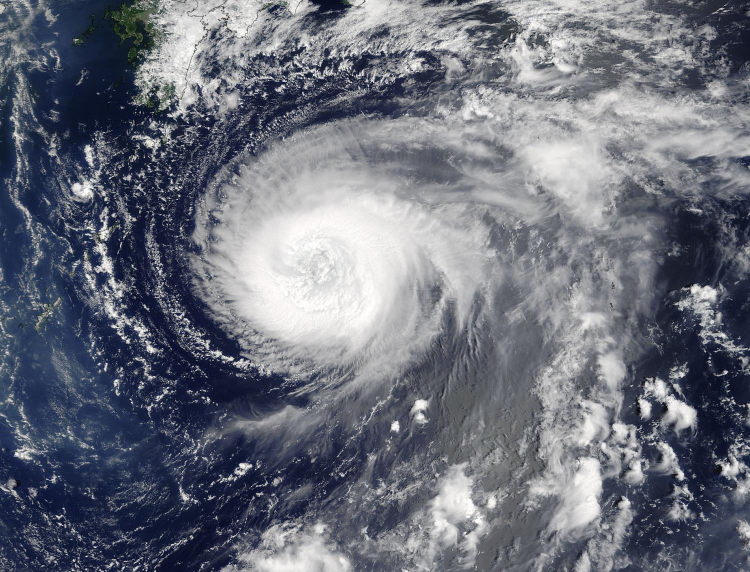
#> input picture Clouds_img/cloud2.jpg, 1500 x 1144 px, given in place of cloud4.jpg, which was not available (shown at 1/2 size)
$ python 'Cloud density .py'
#> lines starting #> are read from the running program, lines starting #| are printed output that depends on the picture; pictures that were not available may be replaced by others from this repository, and a replacement may not be noted
import cv2
import numpy as np
from sklearn.model_selection import train_test_split
from sklearn.metrics import accuracy_score
from sklearn.neighbors import KNeighborsClassifier


# Satellite cloud images Classification for Environmental Analysis using Image Processing with Python Opencv


# Load the cloud images and their corresponding labels

cloud_images = []
labels = []

for i in range(1, 11):
    image = cv2.imread('C:/Mugesh Rao/JIT/CANSAT/CANSAT_OpneCV_Project/Clouds_img/cloud4.jpg')
#> image is the input picture: shape (1144, 1500, 3); mean B, G, R 123.3, 111.6, 107.7
    image_gray = cv2.cvtColor(image, cv2.COLOR_BGR2GRAY)
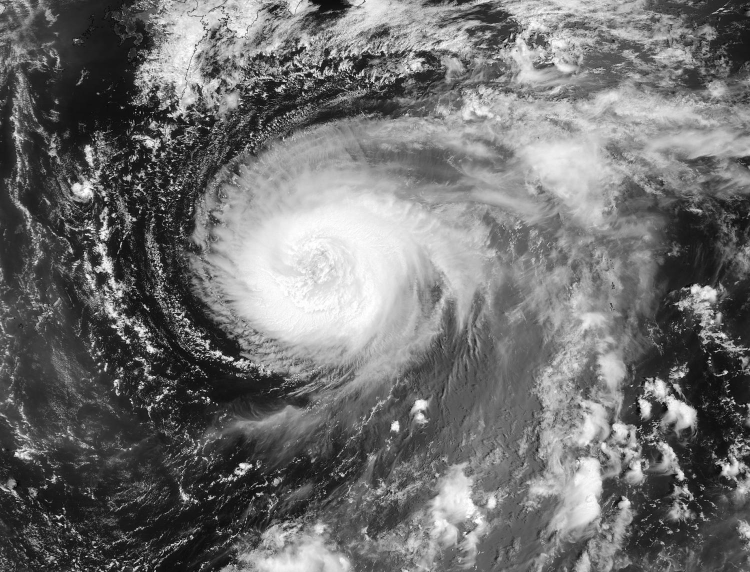
#> image_gray: shape (1144, 1500) (shown at 1/2 size); min 0, max 255, mean 111.8
    cloud_images.append(image_gray)
    if i <= 5:
        labels.append(0)  # Label 0 for clear skies
    else:
        labels.append(1)  # Label 1 for cloudy skies
# Preprocess the images by resizing them and flattening them into 1D arrays
resized_images = []
#> resized_images = []
for image in cloud_images:
    resized_image = cv2.resize(image, (50, 50))
    resized_image = resized_image.flatten()
    resized_images.append(resized_image)
#> this loop made 10 passes
#> pass 1, `resized_image = cv2.resize(image, (50, 50))`:
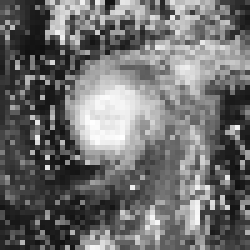
#> resized_image: shape (50, 50) (shown 5 times larger); min 15, max 255, mean 110.7

# Split the dataset into training and testing sets

X_train, X_test, y_train, y_test = train_test_split(
    resized_images, labels, test_size=0.2, random_state=42)

# Train a K-Nearest Neighbors (KNN) classifier on the training set
knn = KNeighborsClassifier(n_neighbors=3)
knn.fit(X_train, y_train)

# Predict the labels of the testing set and evaluate the accuracy of the classifier
y_pred = knn.predict(X_test)
accuracy = accuracy_score(y_test, y_pred)
print(f'Accuracy: {accuracy}')

# Classify a new cloud image using the trained classifier
new_image = cv2.imread('C:/Mugesh Rao/JIT/CANSAT/CANSAT_OpneCV_Project/Clouds_img/cloud1.png')
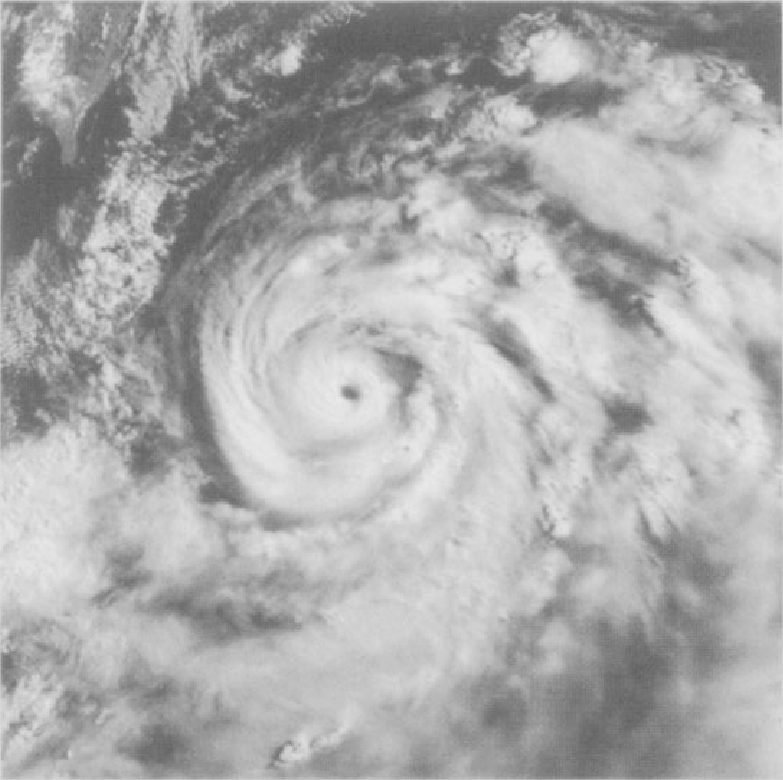
#> input picture Clouds_img/cloud1.png, 783 x 780 px, found by its file name
#> new_image is the input picture: shape (780, 783, 3); mean B, G, R 172, 172, 172
new_image_gray = cv2.cvtColor(new_image, cv2.COLOR_BGR2GRAY)
resized_new_image = cv2.resize(new_image_gray, (50, 50))
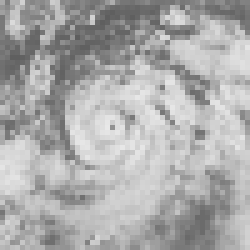
#> resized_new_image: shape (50, 50) (shown 5 times larger); min 94, max 232, mean 171.6
resized_new_image = resized_new_image.flatten()
#> resized_new_image = 2500 values, max 232 at index 1271, min 94 at index 171, mean 171.6
prediction = knn.predict([resized_new_image])[0]
#> prediction = 1
if prediction == 0:
    print('The new cloud image has clear skies.')
else:
    print('The new cloud image has cloudy skies.')
